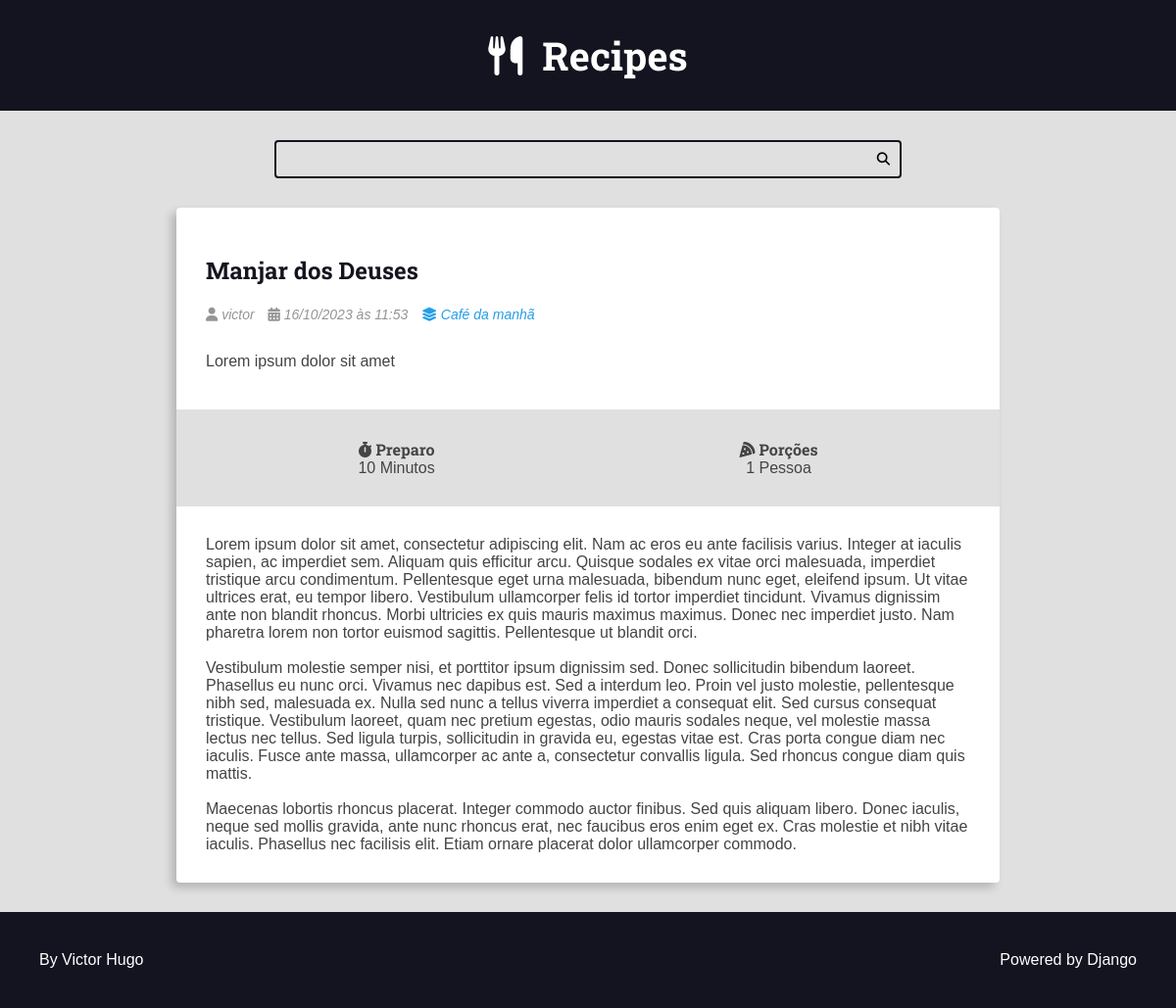
The app's page /recipes/204/ with its own data.
### recipes/models.py (models this page shows, shortened)
class Recipe(models.Model):
    objects = RecipeManager()
    title = models.CharField(max_length=65)
    description = models.CharField(max_length=165)
    slug = models.SlugField(unique=True)
    preparation_time = models.IntegerField()
    preparation_time_unit = models.CharField(max_length=65)
    servings = models.IntegerField()
    servings_unit = models.CharField(max_length=65)
    preparation_steps = models.TextField()
    preparation_steps_is_html = models.BooleanField(default=False)
    created_at = models.DateTimeField(auto_now_add=True)
    updated_at = models.DateTimeField(auto_now=True)
    is_published = models.BooleanField(default=False)
    cover = models.ImageField(
        upload_to='recipes/covers/%Y/%m/%d/',
        blank=True,
        default='')
    category = models.ForeignKey(
        Category, on_delete=models.SET_NULL, null=True, blank=True,
        default=None,
    )
    author = models.ForeignKey(
        User, on_delete=models.SET_NULL, null=True
    )
    tags = GenericRelation(Tag, related_query_name='recipes')
    def get_absolute_url(self):
        return reverse('recipes:recipe', args=(self.id,))

class Category(models.Model):
    name = models.CharField(max_length=65)

### recipes/views.py (the view)
# urls.py: path('recipes/<int:pk>/', views.RecipeDetail.as_view(), name="recipe"),
class RecipeDetail(DetailView):
    model = Recipe
    context_object_name = 'recipe'
    template_name = 'recipes/pages/recipe-view.html'
    def get_queryset(self, *args, **kwargs):
        qs = super().get_queryset(*args, **kwargs)
        qs = qs.filter(is_published=True)
        return qs
    def get_context_data(self, *args, **kwargs):
        ctx = super().get_context_data(*args, **kwargs)
        ctx.update({
            'is_detail_page': True
        })
        return ctx

### recipes/templates/recipes/pages/recipe-view.html (shortened to what this page needs)
{% extends 'global/base.html' %}
{% block content %}
<main class="main-content-container">
  <div class="main-content main-content-detail container">
    {% include 'recipes/partials/recipe.html' %}
  </div>
</main>
{% endblock content %}

### recipes/templates/recipes/partials/recipe.html (shortened to what this page needs)
<div class="recipe recipe-list-item">
  {% if recipe.cover %}
    <div class="recipe-cover">
    </div>
  {% endif %}
  <div class="recipe-title-container">
      <h2 class="recipe-title">
        <a href="{{ recipe.get_absolute_url }}">
          {{ recipe.title }}
        </a>
      </h2>
  </div>
  <div class="recipe-author">
    {% if recipe.author is not None %}
      <span class="recipe-author-item">
        <i class="fas fa-user"></i>
        {% if recipe.author.first_name %}
          {{ recipe.author.first_name }} {{ recipe.author.last_name }}
        {% else %}
          {{recipe.author.username}}
        {% endif %}
      </span>
    {% endif %}
    <span class="recipe-author-item">
      <i class="fas fa-calendar-alt"></i>
      {{ recipe.created_at|date:"d/m/Y" }} às {{ recipe.created_at|date:"H:i" }}
    </span>
    {% if recipe.category is not None %}
      <span class="recipe-author-item">
          <a href="{% url 'recipes:category' recipe.category.id %}">
            <i class="fas fa-layer-group"></i>
            <span>{{ recipe.category.name }}</span>
          </a>
        </span>
    {% endif %}
  </div>
  <div class="recipe-content">
    <p>{{ recipe.description }}</p>
  </div>
  <div class="recipe-meta-container">
    <div class="recipe-meta recipe-preparation">
      <h3 class="recipe-meta-title">
        <i class="fas fa-stopwatch"></i> Preparo
      </h3>
      <div class="recipe-meta-text">
        {{ recipe.preparation_time }} {{ recipe.preparation_time_unit }}
      </div>
    </div>
    <div class="recipe-meta recipe-servings">
      <h3 class="recipe-meta-title">
        <i class="fas fa-pizza-slice"></i> Porções
      </h3>
      <div class="recipe-meta-text">
        {{ recipe.servings }} {{ recipe.servings_unit }}
      </div>
    </div>
  </div>
	{% if is_detail_page is True %}
		<div class="preparation-steps">
			{% if recipe.preparation_steps_is_html is True %}
				{{ recipe.preparation_steps|safe }}
			{% else %}
				{{ recipe.preparation_steps|linebreaksbr }}
			{% endif %}
		</div>
  	{% endif %}
</div>

### base_static/global/css/styles.css (style rules this page uses)
:root { --color-primary: #269fe6; --color-primary-hover: #2086c2; --color-primary-dark: #13141f; --color-primary-dark-hover: #212336; --color-primary-light: #d4ecfa; --color-primary-light-hover: #bdd8e7; --color-white: #fff; --color-black: #000; --color-dark-text: #444; --color-info-light: #cce5ff; --color-debug-light: #cce5ff; --color-success-light: #d4edda; --color-alert-light: #fff3cd; --color-warning-light: #fff3cd; --color-error-light: #f8d7da; --color-info-dark: #4d86c4; --color-debug-dark: #4d86c4; --color-success-dark: #4a9c5d; --color-alert-dark: #927f40; --color-warning-dark: #927f40; --color-error-dark: #da525d; --color-gray-0: #f9f9f9; --color-gray-1: #e0e0e0; --color-gray-2: #c7c7c7; --color-gray-3: #aeaeae; --color-gray-4: #959595; --color-gray-5: #7d7d7d; --color-gray-6: #646464; --color-gray-7: #4b4b4b; --color-gray-8: #323232; --color-gray-9: #191919; --font-primary: sans-serif; --font-headings: 'Roboto Slab', serif; --spacing-gutter-medium: 3rem; --spacing-gutter-large: 4rem; }
* { padding: 0; margin: 0; box-sizing: border-box; }
html { font-size: 62.5%; }
body { font-size: 1.6rem; font-family: var(--font-primary); background: var(--color-gray-1); color: var(--color-dark-text); }
h1, h2, h3, h4, h5, h6 { font-family: var(--font-headings); }
a { color: var(--color-primary); text-decoration: none; }
.container { max-width: 144rem; margin: 0 auto; padding: var(--spacing-gutter-medium); }
.main-content { padding-top: 0; }
.recipe { background: var(--color-white); box-shadow: -5px 5px 10px rgba(0, 0, 0, 0.2); transform: scale(1); transition: all 300ms ease-in-out; border-radius: 0.4rem; overflow: hidden; }
.recipe-list-item { max-width: 64rem; height: fit-content; }
.recipe-title-container { padding: var(--spacing-gutter-medium); padding-bottom: 2rem; }
.recipe-title-container a { text-decoration: none; color: var(--color-primary-dark); }
.recipe-author { padding: 0 var(--spacing-gutter-medium); }
.recipe-content { padding: var(--spacing-gutter-medium); padding-top: 2rem; }
.recipe-author-item { color: var(--color-gray-4); margin-right: 1rem; font-style: italic; font-size: 1.4rem; }
.recipe-author a { color: var(--color-primary); transition: all 300ms ease-in-out; text-decoration: none; }
.recipe-meta-container { display: flex; flex-flow: row wrap; padding: var(--spacing-gutter-medium); background: var(--color-gray-1); }
.recipe-meta { display: flex; flex-flow: column nowrap; flex-shrink: 1; flex-grow: 1; text-align: center; }
.recipe-meta-title { font-size: 1.6rem; }
.main-content-detail .recipe-list-item { max-width: 84rem; margin: 0 auto; }
.preparation-steps { padding: var(--spacing-gutter-medium); }
.authors-dashboard-container h3, p, ul { list-style-type: none; margin: 1rem 0; }

### records on screen
Recipe: title "Manjar dos Deuses", author.username "victor", created_at "16/10/2023", created_at "11:53", category.name "Café da manhã", description "Lorem ipsum dolor sit amet", preparation_time "10", preparation_time_unit "Minutos", servings "1", servings_unit "Pessoa", preparation_steps "Lorem ipsum dolor sit amet, consectetur adipiscing elit. Nam ac eros eu ante facilisis varius. Integer at iaculis sapien, ac imperdiet sem. Aliquam quis efficitur arcu. Quisque sodales ex vitae orci malesuada, imperdiet tristique arcu condimentum. Pellentesque eget urna malesuada, bibendum nunc eget, eleifend ipsum. Ut vitae ultrices erat, eu tempor libero. Vestibulum ullamcorper felis id tortor imperdiet tincidunt. Vivamus dignissim ante non blandit rhoncus. Morbi ultricies ex quis mauris maximus maximus. Donec nec imperdiet justo. Nam pharetra lorem non tortor euismod sagittis. Pellentesque ut blandit orci. Vestibulum molestie semper nisi, et porttitor ipsum dignissim sed. Donec…"
